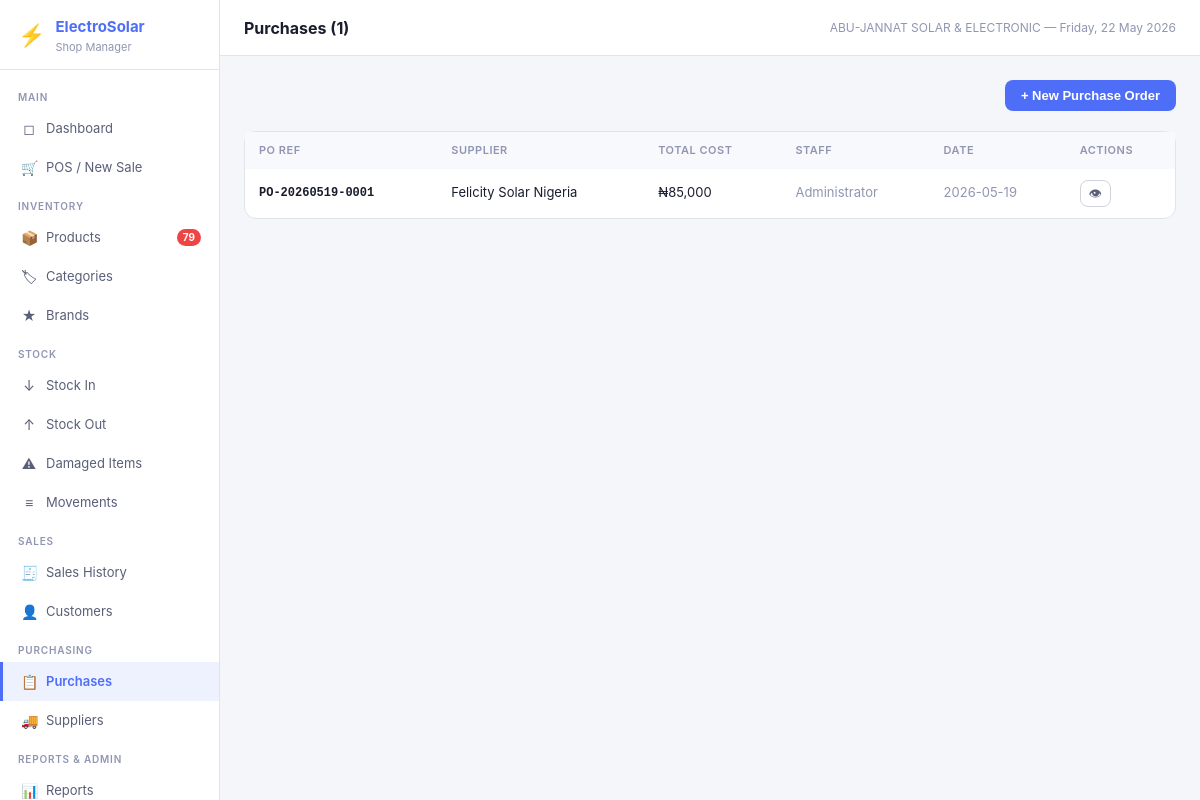
Screenshot of /purchases (signed in) with the database file from the repository.
### tables this page shows
CREATE TABLE settings (
            key TEXT PRIMARY KEY,
            value TEXT
        );

CREATE TABLE purchases (
            id INTEGER PRIMARY KEY AUTOINCREMENT,
            ref_no TEXT UNIQUE NOT NULL,
            supplier_id INTEGER REFERENCES suppliers(id),
            user_id INTEGER NOT NULL REFERENCES users(id),
            total_cost REAL NOT NULL DEFAULT 0,
            notes TEXT,
            created_at TEXT NOT NULL DEFAULT (datetime('now'))
        );

CREATE TABLE users (
            id INTEGER PRIMARY KEY AUTOINCREMENT,
            username TEXT UNIQUE NOT NULL,
            password_hash TEXT NOT NULL,
            full_name TEXT NOT NULL,
            role TEXT NOT NULL DEFAULT 'staff',
            is_active INTEGER NOT NULL DEFAULT 1,
            created_at TEXT NOT NULL DEFAULT (datetime('now'))
        );

### app.py (the view)
@app.route('/purchases')
@login_required
def purchases():
    items = query("""SELECT p.*, COALESCE(s.name,'—') supplier_name, u.full_name staff_name
        FROM purchases p LEFT JOIN suppliers s ON p.supplier_id=s.id JOIN users u ON p.user_id=u.id
        ORDER BY p.created_at DESC""")
    suppliers_list = query("SELECT * FROM suppliers ORDER BY name")
    products_list = query("SELECT * FROM products WHERE is_active=1 ORDER BY name")
    ref_no = next_po_ref()
    return render_template('purchases.html', purchases=items, suppliers=suppliers_list,
                           products=products_list, ref_no=ref_no)

### app.py (called while the page is built)
def get_db():
    if 'db' not in g:
        g.db = sqlite3.connect(DB_PATH)
        g.db.row_factory = sqlite3.Row
        g.db.execute("PRAGMA foreign_keys = ON")
        g.db.execute("PRAGMA journal_mode = WAL")
    return g.db

def query(sql, args=(), one=False):
    cur = get_db().execute(sql, args)
    rv = cur.fetchall()
    return (rv[0] if rv else None) if one else rv

def login_required(f):
    @wraps(f)
    def decorated(*args, **kwargs):
        if 'user_id' not in session:
            return redirect(url_for('login'))
        return f(*args, **kwargs)
    return decorated

def current_user():
    return {'id': session.get('user_id'), 'username': session.get('username'),
            'full_name': session.get('full_name'), 'role': session.get('role')}

def get_settings():
    rows = query("SELECT key, value FROM settings")
    return {r['key']: r['value'] for r in rows}

def next_po_ref():
    today = datetime.now().strftime('%Y%m%d')
    row = query(f"SELECT ref_no FROM purchases WHERE ref_no LIKE 'PO-{today}-%' ORDER BY id DESC LIMIT 1", one=True)
    seq = int(row['ref_no'].split('-')[2]) + 1 if row else 1
    return f"PO-{today}-{seq:04d}"

@app.context_processor
def inject_globals():
    s = get_settings() if 'user_id' in session else {}
    low_stock = 0
    if 'user_id' in session:
        r = query("SELECT COUNT(*) as c FROM products WHERE is_active=1 AND quantity <= reorder_level", one=True)
        low_stock = r['c'] if r else 0
    return dict(settings=s, current_user=current_user(), low_stock_count=low_stock,
                now=datetime.now())

### templates/purchases.html (shortened to what this page needs)
{% extends 'base.html' %}
{% block page_title %}Purchases ({{ purchases|length }}){% endblock %}
{% block content %}
{% set cur = settings.get('currency','₦') %}
<div class="page-header">
  <button class="btn btn-primary" onclick="openModal('poModal')">+ New Purchase Order</button>
</div>
<div class="card">
  <div class="table-wrap">
    <table>
      <thead><tr>
        <th>PO Ref</th><th>Supplier</th><th>Total Cost</th><th>Staff</th><th>Date</th><th>Actions</th>
      </tr></thead>
      <tbody>
        {% for p in purchases %}
        <tr>
          <td class="td-mono" style="font-weight:600;">{{ p.ref_no }}</td>
          <td>{{ p.supplier_name }}</td>
          <td>{{ cur }}{{ '{:,.0f}'.format(p.total_cost or 0) }}</td>
          <td class="text-muted">{{ p.staff_name }}</td>
          <td class="text-muted">{{ p.created_at[:10] }}</td>
          <td><a href="{{ url_for('purchase_detail', pid=p.id) }}" class="btn-icon" title="View Details">👁</a></td>
        </tr>
        {% else %}
        <tr><td colspan="6" style="text-align:center;padding:32px;color:var(--text3);">No purchases yet</td></tr>
        {% endfor %}
      </tbody>
    </table>
  </div>
</div>
{% endblock %}

### templates/base.html (shortened to what this page needs)
<!DOCTYPE html>
<html lang="en">
<head>
<link rel="stylesheet" href="{{ url_for('static', filename='css/style.css') }}">
</head>
<body>
<div class="app-shell">
  <aside class="sidebar">
    <div class="sidebar-logo">
      <div class="logo-icon">⚡</div>
      <div>
        <h1>ElectroSolar</h1>
        <p>Shop Manager</p>
      </div>
    </div>
    <nav class="sidebar-nav">
      <div class="nav-section">Main</div>
      <a href="{{ url_for('dashboard') }}" class="nav-item {% if request.endpoint=='dashboard' %}active{% endif %}">
        <span class="nav-icon">◻</span> Dashboard
      </a>
      <a href="{{ url_for('pos') }}" class="nav-item {% if request.endpoint=='pos' %}active{% endif %}">
        <span class="nav-icon">🛒</span> POS / New Sale
      </a>
      <div class="nav-section">Inventory</div>
      <a href="{{ url_for('products') }}" class="nav-item {% if request.endpoint=='products' %}active{% endif %}">
        <span class="nav-icon">📦</span> Products
        {% if low_stock_count > 0 %}<span class="nav-badge">{{ low_stock_count }}</span>{% endif %}
      </a>
      <a href="{{ url_for('categories') }}" class="nav-item {% if request.endpoint=='categories' %}active{% endif %}">
        <span class="nav-icon">🏷</span> Categories
      </a>
      <a href="{{ url_for('brands') }}" class="nav-item {% if request.endpoint=='brands' %}active{% endif %}">
        <span class="nav-icon">★</span> Brands
      </a>
      <div class="nav-section">Stock</div>
      <a href="{{ url_for('stock_in') }}" class="nav-item {% if request.endpoint=='stock_in' %}active{% endif %}">
        <span class="nav-icon">↓</span> Stock In
      </a>
      <a href="{{ url_for('stock_out') }}" class="nav-item {% if request.endpoint=='stock_out' %}active{% endif %}">
        <span class="nav-icon">↑</span> Stock Out
      </a>
      <a href="{{ url_for('stock_damaged') }}" class="nav-item {% if request.endpoint=='stock_damaged' %}active{% endif %}">
        <span class="nav-icon">⚠</span> Damaged Items
      </a>
      <a href="{{ url_for('stock_movements') }}" class="nav-item {% if request.endpoint=='stock_movements' %}active{% endif %}">
        <span class="nav-icon">≡</span> Movements
      </a>
      <div class="nav-section">Sales</div>
      <a href="{{ url_for('sales') }}" class="nav-item {% if request.endpoint in ['sales','sale_detail'] %}active{% endif %}">
        <span class="nav-icon">🧾</span> Sales History
      </a>
      <a href="{{ url_for('customers') }}" class="nav-item {% if request.endpoint in ['customers','customer_history'] %}active{% endif %}">
        <span class="nav-icon">👤</span> Customers
      </a>
      <div class="nav-section">Purchasing</div>
      <a href="{{ url_for('purchases') }}" class="nav-item {% if request.endpoint in ['purchases','purchase_detail'] %}active{% endif %}">
        <span class="nav-icon">📋</span> Purchases
      </a>
      <a href="{{ url_for('suppliers') }}" class="nav-item {% if request.endpoint=='suppliers' %}active{% endif %}">
        <span class="nav-icon">🚚</span> Suppliers
      </a>
      <div class="nav-section">Reports & Admin</div>
      <a href="{{ url_for('reports') }}" class="nav-item {% if request.endpoint=='reports' %}active{% endif %}">
        <span class="nav-icon">📊</span> Reports
      </a>
    </nav>
  </aside>
  <div class="main-area">
    <header class="topbar">
      <h2>{% block page_title %}{% endblock %}</h2>
      <span class="topbar-meta">{{ settings.get('shop_name','ElectroSolar') }} — {{ now.strftime('%A, %d %B %Y') }}</span>
    </header>
    <main class="page-content">
      {% block content %}{% endblock %}
    </main>
  </div>
</div>
</body>
</html>

### static/css/style.css (style rules this page uses)
*, *::before, *::after { box-sizing: border-box; margin: 0; padding: 0; }
:root { --bg: #f5f6fa; --surface: #ffffff; --surface2: #f8f9fc; --border: #e2e4eb; --border2: #d0d3de; --text: #1a1d2e; --text2: #5a5f78; --text3: #9096b2; --accent: #4f6ef7; --accent-hover: #3b58e8; --accent-light: #eef1fe; --success: #22c55e; --success-bg: #f0fdf4; --success-text: #16a34a; --warning: #f59e0b; --warning-bg: #fffbeb; --warning-text: #b45309; --danger: #ef4444; --danger-bg: #fef2f2; --danger-text: #dc2626; --info: #3b82f6; --info-bg: #eff6ff; --info-text: #1d4ed8; --sidebar-w: 220px; --radius: 8px; --radius-lg: 12px; --shadow: 0 1px 3px rgba(0,0,0,0.08); --shadow-md: 0 4px 16px rgba(0,0,0,0.12); }
body { font-family: -apple-system, BlinkMacSystemFont, 'Segoe UI', 'Inter', sans-serif; font-size: 14px; color: var(--text); background: var(--bg); line-height: 1.5; -webkit-font-smoothing: antialiased; }
a { color: var(--accent); text-decoration: none; }
.app-shell { display: flex; min-height: 100vh; }
.sidebar { width: var(--sidebar-w); min-width: var(--sidebar-w); background: var(--surface); border-right: 1px solid var(--border); display: flex; flex-direction: column; position: sticky; top: 0; height: 100vh; overflow-y: auto; }
.sidebar-logo { padding: 16px 18px 14px; border-bottom: 1px solid var(--border); display: flex; align-items: center; gap: 10px; }
.logo-icon { font-size: 22px; }
.sidebar-logo h1 { font-size: 15px; font-weight: 700; color: var(--accent); }
.sidebar-logo p { font-size: 11px; color: var(--text3); }
.sidebar-nav { flex: 1; padding: 8px 0; }
.nav-section { padding: 12px 18px 4px; font-size: 10px; font-weight: 600; color: var(--text3); text-transform: uppercase; letter-spacing: 0.8px; }
.nav-item { display: flex; align-items: center; gap: 9px; padding: 9px 18px; font-size: 13px; color: var(--text2); text-decoration: none; border-left: 3px solid transparent; transition: all 0.12s; }
.nav-item.active { background: var(--accent-light); color: var(--accent); font-weight: 600; border-left-color: var(--accent); }
.nav-icon { font-size: 14px; width: 16px; text-align: center; flex-shrink: 0; }
.nav-badge { margin-left: auto; background: var(--danger); color: white; border-radius: 99px; font-size: 10px; font-weight: 700; padding: 1px 6px; }
.main-area { flex: 1; display: flex; flex-direction: column; min-width: 0; }
.topbar { padding: 0 24px; height: 56px; display: flex; align-items: center; justify-content: space-between; background: var(--surface); border-bottom: 1px solid var(--border); position: sticky; top: 0; z-index: 10; }
.topbar h2 { font-size: 16px; font-weight: 700; }
.topbar-meta { font-size: 12px; color: var(--text3); }
.page-content { flex: 1; padding: 24px; }
.card { background: var(--surface); border: 1px solid var(--border); border-radius: var(--radius-lg); }
.table-wrap { overflow-x: auto; }
table { width: 100%; border-collapse: collapse; font-size: 13px; }
thead { background: var(--surface2); }
th { padding: 10px 14px; text-align: left; font-size: 11px; font-weight: 600; color: var(--text3); text-transform: uppercase; letter-spacing: 0.5px; white-space: nowrap; }
td { padding: 11px 14px; border-bottom: 1px solid var(--border); vertical-align: middle; }
tr:last-child td { border-bottom: none; }
.td-mono { font-family: 'Courier New', monospace; font-size: 12px; }
.btn { display: inline-flex; align-items: center; gap: 6px; padding: 8px 16px; font-size: 13px; font-weight: 600; border-radius: var(--radius); cursor: pointer; border: none; transition: all 0.12s; white-space: nowrap; text-decoration: none; }
.btn-primary { background: var(--accent); color: white; }
.btn-icon { padding: 6px 8px; border-radius: var(--radius); background: none; border: 1px solid var(--border2); cursor: pointer; display: inline-flex; align-items: center; color: var(--text2); font-size: 13px; line-height: 1; text-decoration: none; }
.page-header { display: flex; align-items: center; justify-content: space-between; margin-bottom: 20px; }
.text-muted { color: var(--text3); }

### rows the page displays
settings: get "ABU-JANNAT SOLAR & ELECTRONIC"
purchases: ref_no "PO-20260519-0001", supplier_name "Felicity Solar Nigeria", cur "₦", total_cost "85,000", staff_name "Administrator", created_at "2026-05-19"

### other values shown
{{ low_stock_count }} "79"
{{ purchases|length }} "1"
